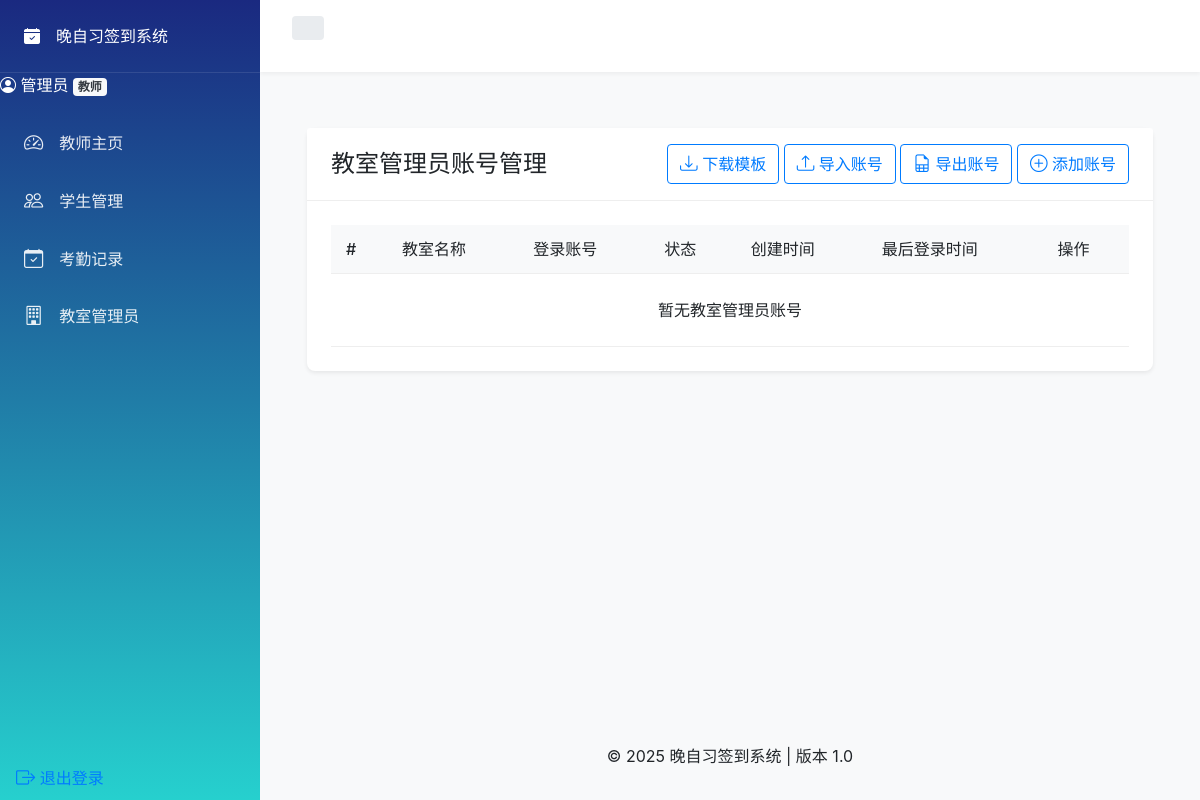
Page /admin/accounts (signed in) on the earlier database version.
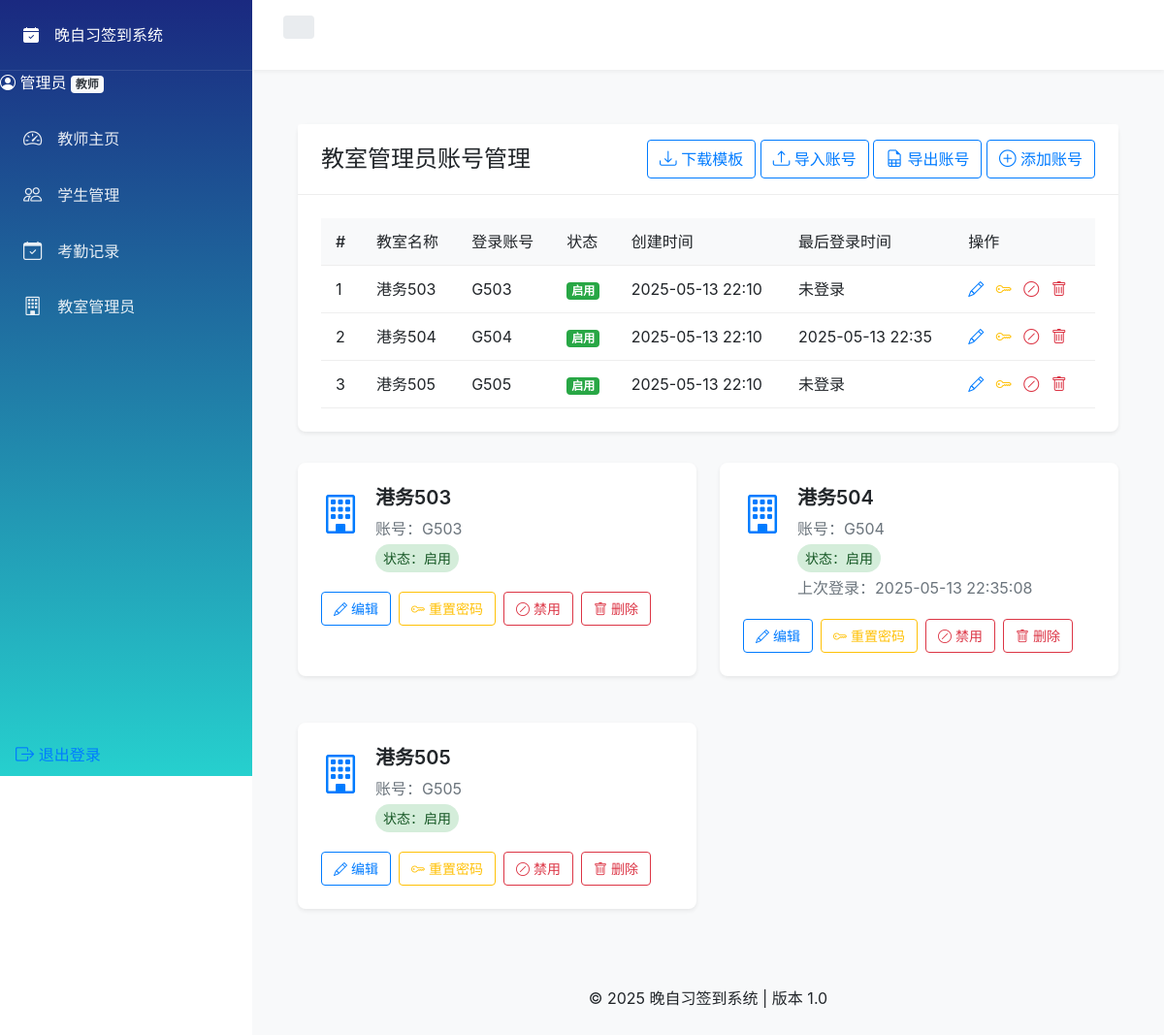
Same page on the later database version.
### models.py (models this page shows, shortened)
class ClassroomAdmin(db.Model, UserMixin):
    __tablename__ = 'classroom_admins'
    id = db.Column(db.Integer, primary_key=True)
    username = db.Column(db.String(50), unique=True, nullable=False)  # 教室账号，如 g503
    classroom_name = db.Column(db.String(50), nullable=False)  # 教室名称，如 G503
    password_hash = db.Column(db.String(128))
    password_text = db.Column(db.String(50))  # 明文密码，用于显示
    is_active = db.Column(db.Boolean, default=True)
    created_at = db.Column(db.DateTime, default=datetime.utcnow)
    last_login = db.Column(db.DateTime)
    role = 'classroom_admin'
    students = db.relationship('User', backref='classroom', lazy=True)

### app.py (the view)
@app.route('/admin/accounts')
@admin_required
def admin_accounts():
    admin_accounts = ClassroomAdmin.query.all()
    return render_template('admin_accounts.html', admin_accounts=admin_accounts)

### app.py (called while the page is built)
@login_manager.user_loader
def load_user(user_id):
    try:
        user_type, user_id = user_id.split('_')
        user_id = int(user_id)
        if user_type == 'user':
            return User.query.get(user_id)
        elif user_type == 'admin':
            return ClassroomAdmin.query.get(user_id)
    except ValueError:
        try:
            return User.query.get(int(user_id))
        except:
            logger.error(f"无法加载用户ID: {user_id}")
            return None
    except Exception as e:
        logger.error(f"加载用户时出错: {str(e)}")
        return None

@app.context_processor
def inject_now():
    return {'now': datetime.now()}

@app.context_processor
def inject_get_today_absence():
    def get_today_absence(student_id):
        today = datetime.now().date()
        absence = AbsenceRecord.query.filter_by(
            student_id=student_id,
            date=today
        ).first()
        return absence
    return {'get_today_absence': get_today_absence}

### templates/admin_accounts.html (shortened to what the changed rows need)
{% extends 'base.html' %}
{% block extra_css %}
<link href="https://cdn.jsdelivr.net/npm/bootstrap@4.6.0/dist/css/bootstrap.min.css" rel="stylesheet">
<link href="https://cdn.jsdelivr.net/npm/bootstrap-icons@1.8.0/font/bootstrap-icons.css" rel="stylesheet">
<link href="https://cdnjs.cloudflare.com/ajax/libs/toastr.js/latest/toastr.min.css" rel="stylesheet">
{% endblock %}
{% block content %}
<div class="container-fluid py-4">
    <div class="card">
        <div class="card-body">
            <div class="table-responsive">
                <table class="admin-table">
                    <thead>
                        <tr>
                            <th>#</th>
                            <th>教室名称</th>
                            <th>登录账号</th>
                            <th>状态</th>
                            <th>创建时间</th>
                            <th>最后登录时间</th>
                            <th>操作</th>
                        </tr>
                    </thead>
                    <tbody>
                        {% for account in admin_accounts %}
                            <tr>
                                <td>{{ loop.index }}</td>
                                <td>{{ account.classroom_name }}</td>
                                <td>{{ account.username }}</td>
                                <td>
                                    <span class="badge {{ 'badge-success' if account.is_active else 'badge-danger' }}">
                                        {{ '启用' if account.is_active else '禁用' }}
                                    </span>
                                </td>
                                <td>{{ account.created_at.strftime('%Y-%m-%d %H:%M') }}</td>
                                <td>{{ account.last_login.strftime('%Y-%m-%d %H:%M') if account.last_login else '未登录' }}</td>
                                <td>
                                    <button class="btn-icon" onclick="showEditAdminModal('{{ account.id }}', '{{ account.classroom_name }}', '{{ account.username }}')">
                                        <i class="bi bi-pencil fs-5"></i>
                                    </button>
                                    <button class="btn-icon warning" onclick="showResetPasswordModal('{{ account.id }}')">
                                        <i class="bi bi-key fs-5"></i>
                                    </button>
                                    <button class="btn-icon {{ 'danger' if account.is_active else 'success' }}"
                                            onclick="toggleAccountStatus('{{ account.id }}', {% if account.is_active %}true{% else %}false{% endif %})">
                                        <i class="bi {{ 'bi-slash-circle' if account.is_active else 'bi-check-circle' }} fs-5"></i>
                                    </button>
                                    <button class="btn-icon danger" onclick="deleteAdmin('{{ account.id }}', '{{ account.classroom_name }}')">
                                        <i class="bi bi-trash fs-5"></i>
                                    </button>
                                </td>
                            </tr>
                        {% else %}
                            <tr>
                                <td colspan="7" class="text-center py-4">暂无教室管理员账号</td>
                            </tr>
                        {% endfor %}
                    </tbody>
                </table>
            </div>
        </div>
    </div>
    <div class="admin-accounts-grid">
        {% for account in admin_accounts %}
        <div class="account-card">
            <div class="account-info">
                <div class="account-icon">
                    <i class="bi bi-building"></i>
                </div>
                <div class="details">
                    <h3>{{ account.classroom_name }}</h3>
                    <p class="account-id">账号：{{ account.username }}</p>
                    <p class="account-status {{ 'active' if account.is_active else 'inactive' }}">
                        状态：{{ '启用' if account.is_active else '禁用' }}
                    </p>
                    {% if account.last_login %}
                    <p class="last-login">上次登录：{{ account.last_login.strftime('%Y-%m-%d %H:%M:%S') }}</p>
                    {% endif %}
                </div>
            </div>
            <div class="account-actions">
                <button class="action-btn edit" onclick="showEditAdminModal('{{ account.id }}', '{{ account.classroom_name }}', '{{ account.username }}')">
                    <i class="bi bi-pencil"></i>
                    编辑
                </button>
                <button class="action-btn reset-pwd" onclick="showResetPasswordModal('{{ account.id }}')">
                    <i class="bi bi-key"></i>
                    重置密码
                </button>
                <button class="action-btn {{ 'disable' if account.is_active else 'enable' }}"
                        onclick="toggleAccountStatus('{{ account.id }}', {% if account.is_active %}true{% else %}false{% endif %})">
                    <i class="bi {{ 'bi-slash-circle' if account.is_active else 'bi-check-circle' }}"></i>
                    {{ '禁用' if account.is_active else '启用' }}
                </button>
                <button class="action-btn delete" onclick="deleteAdmin('{{ account.id }}', '{{ account.classroom_name }}')">
                    <i class="bi bi-trash"></i>
                    删除
                </button>
            </div>
        </div>
        {% endfor %}
    </div>
</div>
{% endblock %}

Differences in the rows shown:
added ClassroomAdmin: classroom_name "港务503", username "G503", is_active "启用", created_at "2025-05-13 22:10", last_login "未登录", is_active "禁用"
added ClassroomAdmin: classroom_name "港务504", username "G504", is_active "启用", created_at "2025-05-13 22:10", last_login "2025-05-13 22:35", last_login "2025-05-13 22:35:08", is_active "禁用"
added ClassroomAdmin: classroom_name "港务505", username "G505", is_active "启用", created_at "2025-05-13 22:10", last_login "未登录", is_active "禁用"
Other differences:
text no longer shown: "暂无教室管理员账号"
